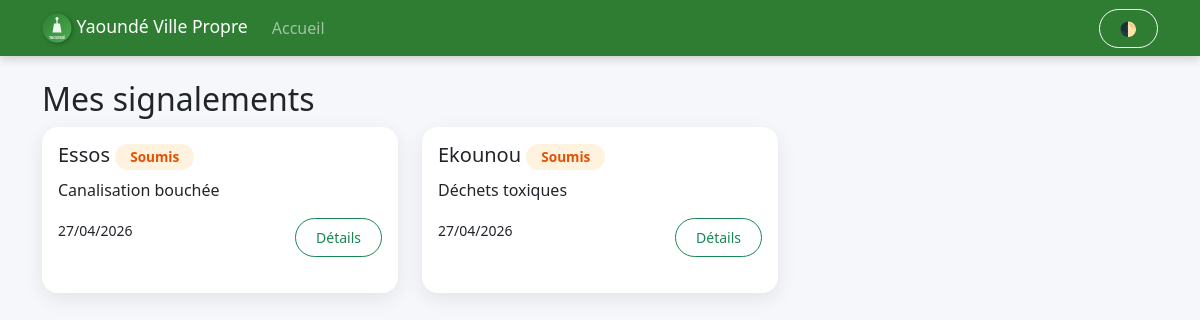
Screenshot of /mes-signalements (signed in) with the database file from the repository.
### app.py (models this page shows)
class Signalement(db.Model):
    id = db.Column(db.Integer, primary_key=True)
    user_id = db.Column(db.Integer, db.ForeignKey('user.id'), nullable=True)
    email_anonyme = db.Column(db.String(120), nullable=True)
    quartier = db.Column(db.String(100), nullable=False)
    type_insalubrite = db.Column(db.String(100), nullable=False)
    description = db.Column(db.Text, nullable=True)
    image_filename = db.Column(db.String(200), nullable=True)
    statut = db.Column(db.String(20), nullable=False, default='soumis')  # soumis, en_cours, traite
    date_signalement = db.Column(db.Date, nullable=False, default=datetime.utcnow)
    user = db.relationship('User', backref=db.backref('signalements', lazy=True))

### app.py (the view)
@app.route('/mes-signalements')
@login_required
def mes_signalements():
    user = User.query.get(session['user_id'])
    signalements = Signalement.query.filter_by(user_id=user.id).order_by(Signalement.id.desc()).all()
    return render_template('mes_signalements.html', signalements=signalements)

### app.py (called while the page is built)
def login_required(f):
    @wraps(f)
    def decorated(*args, **kwargs):
        if 'user_id' not in session:
            flash("Veuillez vous connecter.", "warning")
            return redirect(url_for('login'))
        return f(*args, **kwargs)
    return decorated

### templates/mes_signalements.html (shortened to what this page needs)
<!DOCTYPE html>
<html lang="fr">
<head>
    <link href="https://cdn.jsdelivr.net/npm/bootstrap@5.3.0/dist/css/bootstrap.min.css" rel="stylesheet">
    <link rel="stylesheet" href="/static/css/style.css">
</head>
<body>
<nav class="navbar navbar-expand-lg navbar-dark" style="background:#2E7D32;">
  <div class="container">
    <a class="navbar-brand" href="/"><img src="/static/logo.svg" width="30"> Yaoundé Ville Propre</a>
    <div class="collapse navbar-collapse" id="navbarNav">
      <ul class="navbar-nav me-auto">
        <li class="nav-item"><a class="nav-link" href="/">Accueil</a></li>
      </ul>
      <button id="darkToggle" class="btn btn-outline-light btn-sm ms-auto" onclick="toggleDark()">🌓</button>
    </div>
  </div>
</nav>
<div class="container mt-4">
    <h2>Mes signalements</h2>
    {% if signalements %}
    <div class="row g-4">
        {% for s in signalements %}
        <div class="col-12 col-md-6 col-lg-4">
            <div class="card h-100">
                <div class="card-body">
                    <h5>{{ s.quartier }} <span class="etat-badge etat-{{ s.statut }}">{{ s.statut | replace('_',' ') | capitalize }}</span></h5>
                    <p>{{ s.type_insalubrite }}</p>
                    <small>{{ s.date_signalement.strftime('%d/%m/%Y') }}</small>
                    <a href="/signalement/{{ s.id }}" class="btn btn-sm btn-outline-success float-end">Détails</a>
                </div>
            </div>
        </div>
        {% endfor %}
    </div>
    {% else %}
    <p>Vous n'avez encore effectué aucun signalement.</p>
    {% endif %}
</div>
</body>
</html>

### static/css/style.css (style rules this page uses)
:root { --bg-color: #f5f7fa; --text-color: #212529; --card-bg: #ffffff; --card-shadow: 0 6px 20px rgba(0,0,0,0.08); --navbar-bg: #2E7D32; --btn-primary-bg: #388E3C; --btn-primary-border: #2E7D32; --accent: #81C784; --danger: #D32F2F; --warning: #FBC02D; --success: #388E3C; --table-stripe: #f2f2f2; }
body { background: var(--bg-color); color: var(--text-color); font-family: 'Segoe UI', Tahoma, Geneva, Verdana, sans-serif; transition: background 0.3s, color 0.3s; scroll-behavior: smooth; overflow-x: hidden; }
.navbar { background-color: var(--navbar-bg) !important; box-shadow: 0 2px 10px rgba(0,0,0,0.2); }
.navbar-brand { font-size: 1.1rem; white-space: nowrap; }
.navbar-brand img { filter: drop-shadow(1px 1px 2px rgba(0,0,0,0.3)); }
.card { background-color: var(--card-bg); box-shadow: var(--card-shadow); border: none; border-radius: 16px; transition: transform 0.2s ease, box-shadow 0.2s ease; margin-bottom: 20px; }
.btn { border-radius: 30px; padding: 8px 20px; font-weight: 500; transition: all 0.3s; white-space: nowrap; }
.btn-outline-light { border-radius: 30px; }
.etat-badge { padding: 5px 15px; border-radius: 20px; font-size: 0.85rem; font-weight: 600; display: inline-block; }
.etat-soumis { background: #FFF3E0; color: #E65100; }

### rows the page displays
Signalement: quartier "Essos", statut "Soumis", type_insalubrite "Canalisation bouchée", date_signalement "27/04/2026"
Signalement: quartier "Ekounou", statut "Soumis", type_insalubrite "Déchets toxiques", date_signalement "27/04/2026"
